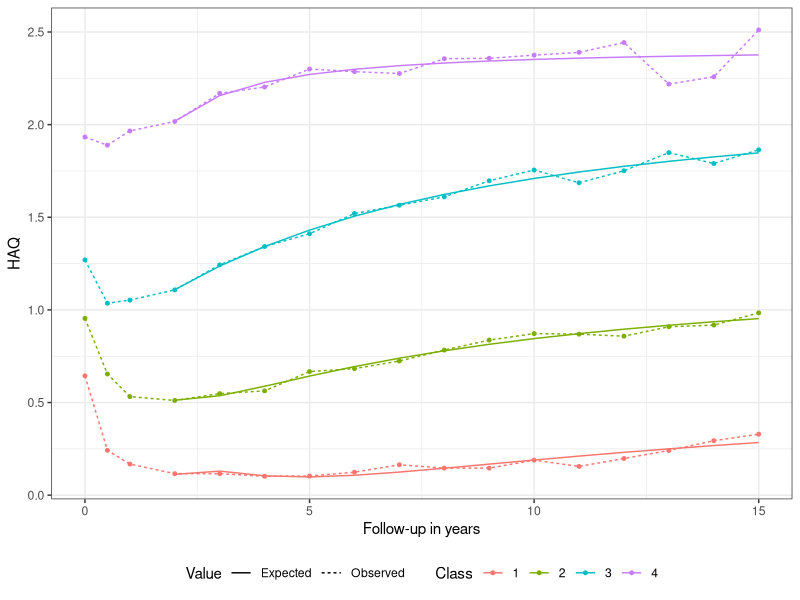

Write the R code that produced this figure. (Note: this script raises an error after producing the figure.)
rm(list = ls())
library("ggplot2")
library("data.table")
theme_set(theme_bw())

# NORTON (2014) LATENT CLASS GROWTH MODEL (LCGM) ------------------------------
# predicted HAQ
haq <- data.table(read.table("haqpred-norton-2014.dat"))
setnames(haq, colnames(haq),
         c("time", "c3_obs", "c3_exp", "c1_obs", "c1_exp", 
           "c4_obs", "c4_exp", "c2_obs", "c2_exp"))
haq[, time := c(0, .5, seq(1, 15))]
haq[, xt := 1 - (1/(time + 1))]
c1.lm <- lm(c1_obs ~ xt + I(xt^2) + I(xt^3), data = haq[time >= 2])
c2.lm <-  lm(c2_obs ~ xt + I(xt^2) + I(xt^3), data = haq[time >= 2, ])
c3.lm <-  lm(c3_obs ~ xt + I(xt^2) + I(xt^3), data = haq[time >= 2, ])
c4.lm <-  lm(c4_obs ~ xt + I(xt^2) + I(xt^3), data = haq[time >= 2, ])
haq[, c1_lmexp := c(rep(NA, 3), predict(c1.lm))]
haq[, c2_lmexp := c(rep(NA, 3), predict(c2.lm))]
haq[, c3_lmexp := c(rep(NA, 3), predict(c3.lm))]
haq[, c4_lmexp := c(rep(NA, 3), predict(c4.lm))]
p.dat <- melt(haq[, .(time, c1_obs, c2_obs, c3_obs, c4_obs, c1_lmexp, c2_lmexp,
                      c3_lmexp, c4_lmexp)], id.vars = "time")
p.dat[, class := ifelse(variable %in% c("c1_obs", "c1_lmexp"), 1, NA)]
p.dat[, class := ifelse(variable %in% c("c2_obs", "c2_lmexp"), 2, class)]
p.dat[, class := ifelse(variable %in% c("c3_obs", "c3_lmexp"), 3, class)]
p.dat[, class := ifelse(variable %in% c("c4_obs", "c4_lmexp"), 4, class)]
p.dat[, type := ifelse(grepl("lmexp", variable) == TRUE, "Expected", "Observed")]
p <- ggplot(p.dat, aes(x = time, y = value, linetype = factor(type), col = factor(class))) + 
  geom_line() +
  geom_point(data = p.dat[ type == "Observed"], aes(x = time, y = value), size = 1) +
  xlab("Follow-up in years") + ylab("HAQ") + scale_linetype_discrete("Value") +
  scale_color_discrete("Class") +
  theme(legend.position = "bottom")
ggsave("figs/haq-lcgm-obsexp.pdf", p, height = 5, width = 7)

# latent class probabilities
coefs <- fread("coef-norton-2014.csv")
beta1 <- coef(c1.lm)
beta1.se <- sqrt(diag(vcov(c1.lm)))
beta2 <- coef(c2.lm)
beta2.se <- sqrt(diag(vcov(c2.lm)))
beta3 <- coef(c3.lm)
beta3.se <- sqrt(diag(vcov(c3.lm)))
beta4 <- coef(c4.lm)
beta4.se <- sqrt(diag(vcov(c4.lm)))
beta.var <- paste0(c("intercept_", "linear_", "quadratic_", "cubic_"), rep(seq(1,4), each = 4))
beta.parameter <- rep(c("beta1", "beta2", "beta3", "beta4"), each = 4)
beta.dt <- data.table(var = beta.var, data = "eras", parameter = beta.parameter, 
                      coef = c(beta1, beta2, beta3, beta4),
                      se = c(beta1.se, beta2.se, beta3.se, beta4.se))
coefs <- rbind(beta.dt, coefs)
index <- list()
parameters <- unique(coefs$parameter)
for (par in parameters){
  index[[par]] <- which(coefs$parameter == par)
}

# save
haq.lcgm.pars <- list(coef = coefs, index = index)
save(haq.lcgm.pars, 
     file = "../data/haq-lcgm-pars.rda", compress = "bzip2")
